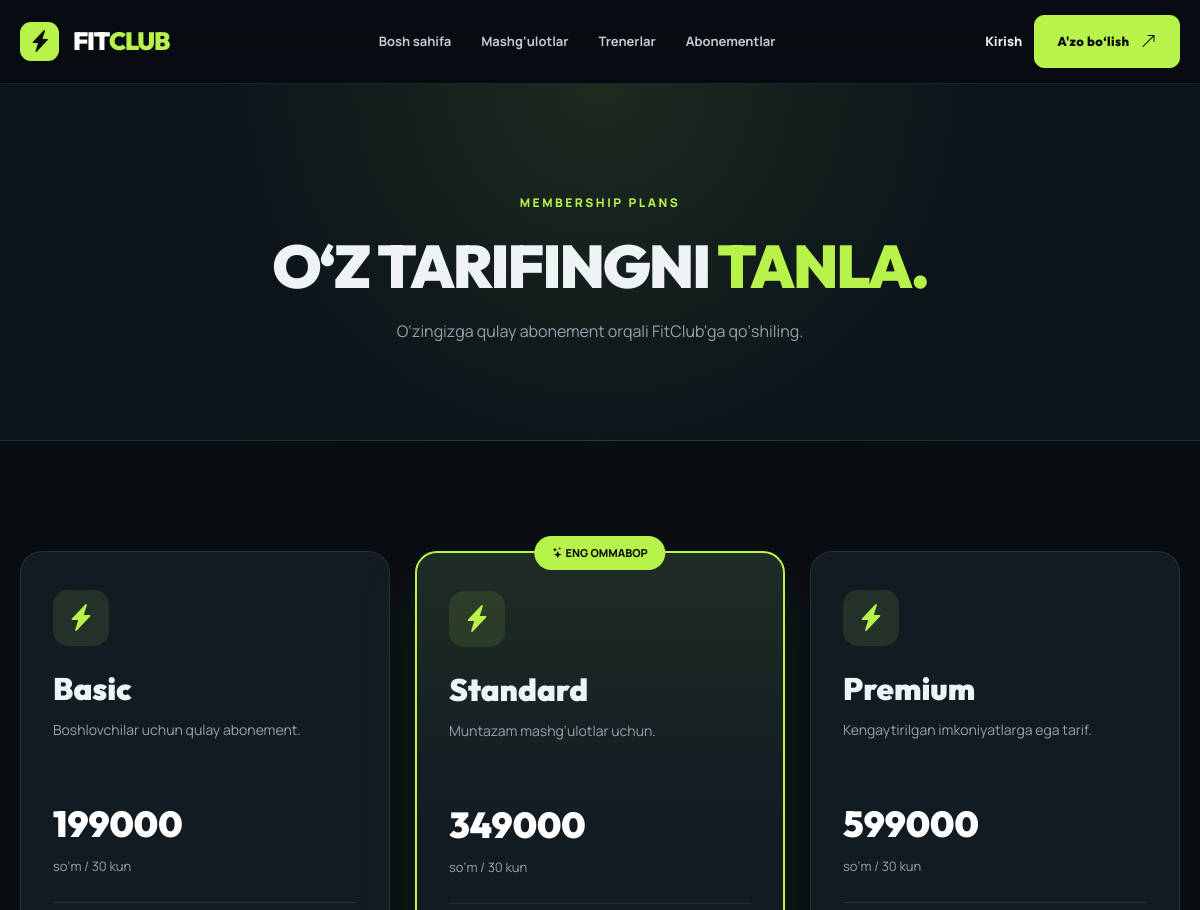
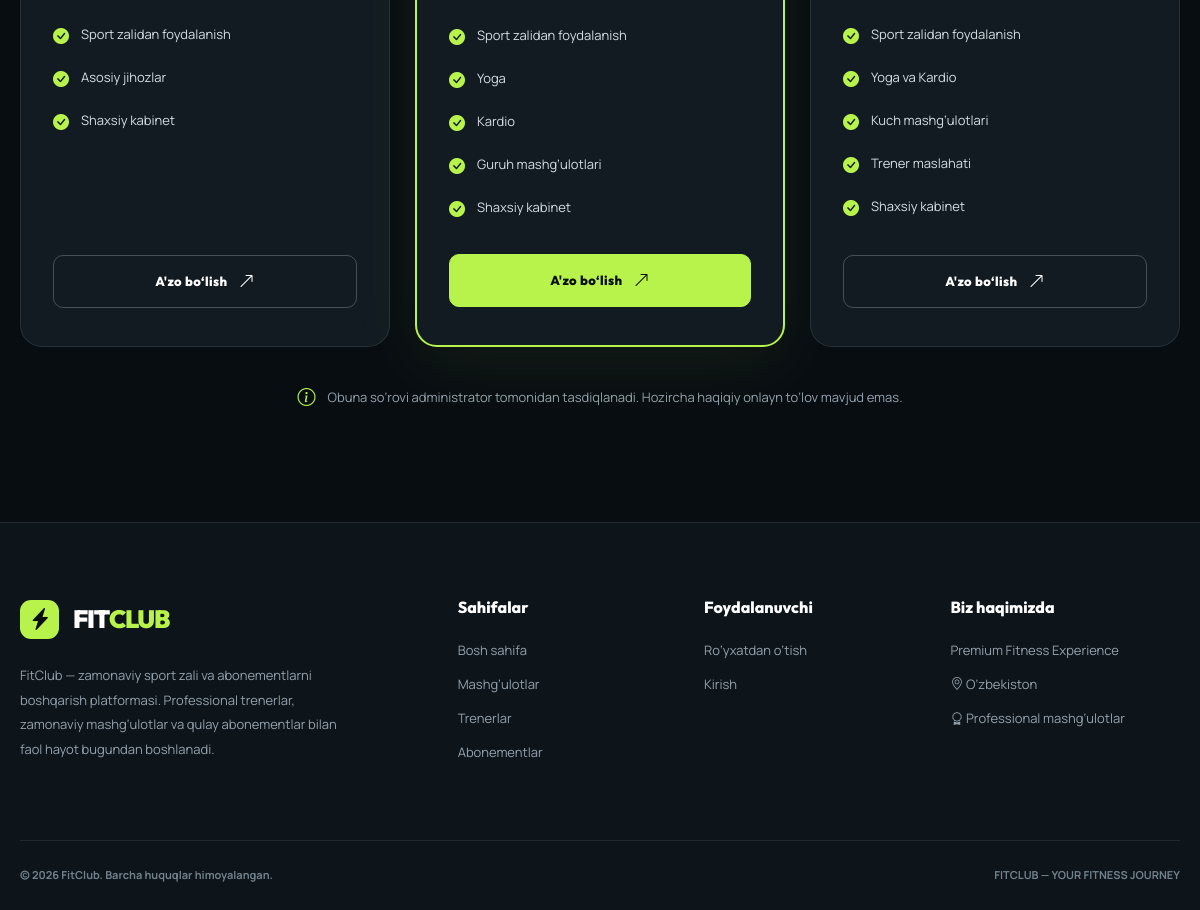
/membership/plans/, run on the app's committed database (2 pictures, top to bottom).
### memberships/models.py (models this page shows, shortened)
class MembershipPlan(models.Model):
    name = models.CharField(max_length=100)
    description = models.TextField()
    price = models.DecimalField(
        max_digits=12,
        decimal_places=0
    )
    duration_days = models.PositiveIntegerField(default=30)
    features = models.TextField(
        help_text="Har bir imkoniyatni yangi qatordan yozing"
    )
    is_popular = models.BooleanField(default=False)
    is_active = models.BooleanField(default=True)
    class Meta:
        ordering = ["price"]
        verbose_name = "Abonement tarifi"
        verbose_name_plural = "Abonement tariflari"
    @property
    def feature_list(self):
        return [
            item.strip()
            for item in self.features.splitlines()
            if item.strip()
        ]

### memberships/views.py (the view)
# urls.py: path("plans/", views.plans, name="plans"),
def plans(request):
    all_plans = MembershipPlan.objects.filter(
        is_active=True
    )
    return render(
        request,
        "memberships/plans.html",
        {"plans": all_plans}
    )

### templates/memberships/plans.html (shortened to what this page needs)
{% extends 'base.html' %}
{% block content %}
<section class="page-hero">
    <div class="container">
        <span class="section-tag">MEMBERSHIP PLANS</span>
        <h1>O‘Z TARIFINGNI <span>TANLA.</span></h1>
        <p>O‘zingizga qulay abonement orqali FitClub'ga qo‘shiling.</p>
    </div>
</section>
<section class="section">
    <div class="container">
        <div class="pricing-grid">
            {% for plan in plans %}
            <div class="pricing-card {% if plan.is_popular %}popular{% endif %} reveal">
                {% if plan.is_popular %}
                <div class="popular-ribbon">
                    <i class="bi bi-stars"></i>
                    ENG OMMABOP
                </div>
                {% endif %}
                <div class="pricing-top">
                    <div class="pricing-symbol">
                        <i class="bi bi-lightning-charge-fill"></i>
                    </div>
                    <h3>{{ plan.name }}</h3>
                    <p>{{ plan.description }}</p>
                </div>
                <div class="pricing-price">
                    <strong>{{ plan.price|floatformat:0 }}</strong>
                    <span>
                        so‘m / {{ plan.duration_days }} kun
                    </span>
                </div>
                <div class="pricing-divider"></div>
                <div class="pricing-features">
                    {% for feature in plan.feature_list %}
                    <div>
                        <i class="bi bi-check-circle-fill"></i>
                        <span>{{ feature }}</span>
                    </div>
                    {% endfor %}
                </div>
                {% if user.is_authenticated %}
                <form method="post" action="{% url 'subscribe' plan.id %}">
                    {% csrf_token %}
                    <button type="submit"
                            class="btn {% if plan.is_popular %}btn-primary{% else %}btn-outline{% endif %} btn-full">
                        Obuna so‘rovi yuborish
                        <i class="bi bi-arrow-up-right"></i>
                    </button>
                </form>
                {% else %}
                <a href="{% url 'register' %}"
                   class="btn {% if plan.is_popular %}btn-primary{% else %}btn-outline{% endif %} btn-full">
                    A'zo bo‘lish
                    <i class="bi bi-arrow-up-right"></i>
                </a>
                {% endif %}
            </div>
            {% empty %}
            <div class="empty-state">
                <i class="bi bi-credit-card"></i>
                <h3>Abonementlar mavjud emas</h3>
                <p>Admin panel orqali tariflar qo‘shing.</p>
            </div>
            {% endfor %}
        </div>
        <div class="pricing-note">
            <i class="bi bi-info-circle"></i>
            Obuna so‘rovi administrator tomonidan tasdiqlanadi.
            Hozircha haqiqiy onlayn to‘lov mavjud emas.
        </div>
    </div>
</section>
{% endblock %}

### templates/base.html (shortened to what this page needs)
{% load static %}
<!DOCTYPE html>
<html lang="uz">
<head>
    <link
        href="https://cdn.jsdelivr.net/npm/bootstrap-icons@1.11.3/font/bootstrap-icons.min.css"
        rel="stylesheet"
    >
    <link
        rel="stylesheet"
        href="{% static 'css/style.css' %}"
    >
</head>
<body>
<header class="navbar">
    <div class="container nav-inner">
        <a href="{% url 'home' %}" class="logo">
            <span class="logo-icon">
                <i class="bi bi-lightning-charge-fill"></i>
            </span>
            FIT<span>CLUB</span>
        </a>
        <nav class="nav-links" id="navLinks">
            <a href="{% url 'home' %}">
                Bosh sahifa
            </a>
            <a href="{% url 'classes' %}">
                Mashg‘ulotlar
            </a>
            <a href="{% url 'trainers' %}">
                Trenerlar
            </a>
            <a href="{% url 'plans' %}">
                Abonementlar
            </a>
        </nav>
        <div class="nav-actions">
            {% if user.is_authenticated %}
                <!-- =========================
                     ADMIN PANEL BUTTON
                ========================= -->
                {% if user.is_staff %}
                    <a
                        href="{% url 'management:dashboard' %}"
                        class="admin-panel-btn"
                        title="FitClub PRO Admin Panel"
                    >
                        <i class="bi bi-shield-lock-fill"></i>
                        Admin Panel
                    </a>
                {% endif %}
                <!-- =========================
                     USER DASHBOARD
                ========================= -->
                <a
                    href="{% url 'dashboard' %}"
                    class="btn btn-outline"
                >
                    <i class="bi bi-person-circle"></i>
                    Kabinet
                </a>
                <!-- =========================
                     LOGOUT
                ========================= -->
                <form
                    action="{% url 'logout' %}"
                    method="post"
                    class="logout-form"
                >
                    {% csrf_token %}
                    <button
                        type="submit"
                        class="logout-icon"
                        title="Chiqish"
                        aria-label="Hisobdan chiqish"
                    >
                        <i class="bi bi-box-arrow-right"></i>
                    </button>
                </form>
            {% else %}
                <a
                    href="{% url 'login' %}"
                    class="login-link"
                >
                    Kirish
                </a>
                <a
                    href="{% url 'register' %}"
                    class="btn btn-primary"
                >
                    A'zo bo‘lish
                    <i class="bi bi-arrow-up-right"></i>
                </a>
            {% endif %}
        </div>
    </div>
</header>
<main id="main-content">
    {% block content %}
    {% endblock %}
</main>
<footer class="footer">
    <div class="container">
        <div class="footer-grid">
            <div>
                <a
                    href="{% url 'home' %}"
                    class="logo"
                >
                    <span class="logo-icon">
                        <i class="bi bi-lightning-charge-fill"></i>
                    </span>
                    FIT<span>CLUB</span>
                </a>
                <p class="footer-description">
                    FitClub — zamonaviy sport zali va
                    abonementlarni boshqarish platformasi.
                    Professional trenerlar, zamonaviy
                    mashg‘ulotlar va qulay abonementlar
                    bilan faol hayot bugundan boshlanadi.
                </p>
            </div>
            <div>
                <h4>Sahifalar</h4>
                <a href="{% url 'home' %}">
                    Bosh sahifa
                </a>
                <a href="{% url 'classes' %}">
                    Mashg‘ulotlar
                </a>
                <a href="{% url 'trainers' %}">
                    Trenerlar
                </a>
                <a href="{% url 'plans' %}">
                    Abonementlar
                </a>
            </div>
            <div>
                <h4>Foydalanuvchi</h4>
                {% if user.is_authenticated %}
                    <a href="{% url 'dashboard' %}">
                        Shaxsiy kabinet
                    </a>
                    {% if user.is_staff %}
                        <a href="{% url 'management:dashboard' %}">
                            Admin Panel
                        </a>
                    {% endif %}
                {% else %}
                    <a href="{% url 'register' %}">
                        Ro‘yxatdan o‘tish
                    </a>
                    <a href="{% url 'login' %}">
                        Kirish
                    </a>
                {% endif %}
            </div>
            <div>
                <h4>Biz haqimizda</h4>
                <p>Premium Fitness Experience</p>
                <p>
                    <i class="bi bi-geo-alt"></i>
                    O‘zbekiston
                </p>
                <p>
                    <i class="bi bi-award"></i>
                    Professional mashg‘ulotlar
                </p>
            </div>
        </div>
        <div class="footer-bottom">
            <span>
                © {% now "Y" %} FitClub.
                Barcha huquqlar himoyalangan.
            </span>
            <span>
                FITCLUB — YOUR FITNESS JOURNEY
            </span>
        </div>
    </div>
</footer>
</body>
</html>

### templates/base.html (style rules this page uses)
.nav-actions { display: flex; align-items: center; gap: 12px; }

### data on the page
MembershipPlan: name "Basic", description "Boshlovchilar uchun qulay abonement.", price "199000", duration_days "30", feature_list "Sport zalidan foydalanish" "Asosiy jihozlar" "Shaxsiy kabinet"
MembershipPlan: is_popular True (drawn), name "Standard", description "Muntazam mashg‘ulotlar uchun.", price "349000", duration_days "30", feature_list "Sport zalidan foydalanish" "Yoga" "Kardio" "Guruh mashg‘ulotlari" "Shaxsiy kabinet"
MembershipPlan: name "Premium", description "Kengaytirilgan imkoniyatlarga ega tarif.", price "599000", duration_days "30", feature_list "Sport zalidan foydalanish" "Yoga va Kardio" "Kuch mashg‘ulotlari" "Trener maslahati" "Shaxsiy kabinet"
